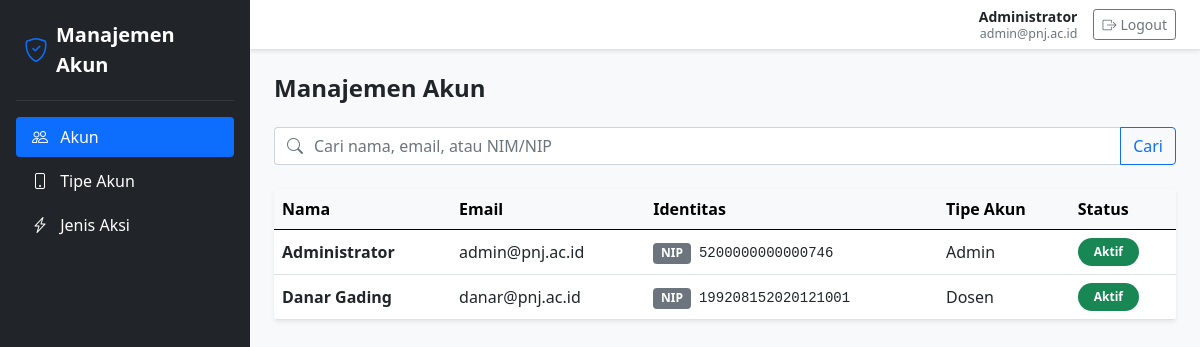
The app's page /pertemuan8/index.php?url=account (signed in) with its own data.
### tables this page shows
CREATE TABLE IF NOT EXISTS `accounts` (
    `id` CHAR(36) NOT NULL,
    `name` VARCHAR(128) NOT NULL,
    `email` VARCHAR(128) NOT NULL,
    `password` TEXT NOT NULL,
    `account_type_id` CHAR(36) NULL,
    `status` VARCHAR(128) NOT NULL,
    `identification_number` VARCHAR(128) NOT NULL,
    `identification_type` ENUM('NIM', 'NIP') NOT NULL,
    `created_at` DATETIME NOT NULL DEFAULT CURRENT_TIMESTAMP,
    `updated_at` DATETIME NOT NULL DEFAULT CURRENT_TIMESTAMP ON UPDATE CURRENT_TIMESTAMP,
    `deleted_at` DATETIME NULL DEFAULT NULL,
    PRIMARY KEY (`id`),
    UNIQUE KEY `uq_accounts_identification_number` (`identification_number`),
    CONSTRAINT `fk_accounts_account_type` 
        FOREIGN KEY (`account_type_id`) 
        REFERENCES `account_type` (`id`) 
        ON DELETE SET NULL 
        ON UPDATE CASCADE
);

CREATE TABLE IF NOT EXISTS `account_type` (
    `id` CHAR(36) NOT NULL,
    `name` VARCHAR(128) NOT NULL,
    `description` TEXT NULL,
    `created_at` DATETIME NOT NULL DEFAULT CURRENT_TIMESTAMP,
    `updated_at` DATETIME NOT NULL DEFAULT CURRENT_TIMESTAMP ON UPDATE CURRENT_TIMESTAMP,
    `deleted_at` DATETIME NULL DEFAULT NULL,
    PRIMARY KEY (`id`)
);

### pertemuan8/app/Controllers/AccountController.php (called while the page is built, shortened)
<?php
require_once __DIR__ . '/../../core/Controller.php';
class AccountController extends Controller {
    public function index() {
        $keyword = trim($_GET['q'] ?? '');
        $accountModel = $this->model('Account');
        $accounts = $accountModel->getAccounts($keyword);
        $flash = $_SESSION['flash'] ?? null;
        $data = [
            'title' => 'Manajemen Akun',
            'activeMenu' => 'account',
            'accounts' => $accounts,
            'keyword' => $keyword,
            'flash' => $flash,
            'isAdmin' => $this->isAdmin()
        ];
        $this->view('account/index', $data);
    }
}

### pertemuan8/core/Router.php (called while the page is built, shortened)
<?php
class Router {
    protected $method = 'index';
    public function __construct() {
        $url = $this->parseUrl();
        if (isset($url[0]) && !empty($url[0])) {
            $raw = strtolower(str_replace(['_', '-'], '', $url[0]));
            if ($raw === 'login' || $raw === 'auth') {
                $controllerName = 'AuthController';
            } elseif ($raw === 'accounttype') {
                $controllerName = 'AccountTypeController';
            } else {
                $controllerName = ucfirst($url[0]) . 'Controller';
            }
            if (file_exists(__DIR__ . '/../app/Controllers/' . $controllerName . '.php')) {
                unset($url[0]);
            } else {
                $this->render404();
                return;
            }
        }
        $this->controller = new $this->controller;
        $this->params = $url ? array_values($url) : [];
        call_user_func_array([$this->controller, $this->method], $this->params);
    }
    private function parseUrl() {
        if (isset($_GET['url'])) {
            $url = rtrim($_GET['url'], '/');
            $url = filter_var($url, FILTER_SANITIZE_URL);
            return explode('/', $url);
        }
        return [];
    }
}

### pertemuan8/index.php (called while the page is built, shortened)
<?php
require_once __DIR__ . '/core/Router.php';
require_once __DIR__ . '/core/Controller.php';
require_once __DIR__ . '/core/Model.php';
$app = new Router();

### pertemuan8/core/Model.php (called while the page is built, shortened)
<?php
class Model {
    public function __construct() {
        $dsn = "mysql:host=" . DB_HOST . ";dbname=" . DB_NAME . ";charset=" . DB_CHARSET;
        $options = [
            PDO::ATTR_ERRMODE            => PDO::ERRMODE_EXCEPTION,
            PDO::ATTR_DEFAULT_FETCH_MODE => PDO::FETCH_ASSOC,
            PDO::ATTR_EMULATE_PREPARES   => false,
        ];
        try {
            $this->db = new PDO($dsn, DB_USER, DB_PASS, $options);
        } catch (\PDOException $e) {
            $this->db = null;
        }
    }
}

### pertemuan8/app/Models/Account.php (called while the page is built, shortened)
<?php
require_once __DIR__ . '/../../core/Model.php';
class Account extends Model {
    public function getAccounts($keyword = '') {
        try {
            $sql = "SELECT a.*, t.name as account_type_name
                    FROM accounts a
                    LEFT JOIN account_type t ON a.account_type_id = t.id
                    WHERE a.deleted_at IS NULL";
            $params = [];
            $sql .= " ORDER BY a.created_at DESC";
            $stmt = $this->db->prepare($sql);
            $stmt->execute($params);
            return $stmt->fetchAll();
        } catch (\PDOException $e) {
            return [];
        }
    }
}

### pertemuan8/app/Views/account/index.php (the view, shortened to what this page needs)
<div class="d-flex justify-content-between align-items-center mb-4">
    <h2 class="h4 mb-0 fw-bold text-dark">Manajemen Akun</h2>
</div>
<form method="GET" action="<?= BASE_URL ?>index.php" class="mb-4">
    <div class="input-group">
        <span class="input-group-text bg-white border-end-0 text-muted">
            <i class="bi bi-search"></i>
        </span>
        <input
            type="text"
            name="q"
            class="form-control border-start-0 ps-0"
            placeholder="Cari nama, email, atau NIM/NIP"
            value="<?= htmlspecialchars($keyword ?? '') ?>"
            autocomplete="off"
        >
        <button type="submit" class="btn btn-outline-primary">Cari</button>
    </div>
</form>
<div class="card shadow-sm border-0 overflow-hidden">
    <div class="table-responsive">
        <table class="table table-hover align-middle mb-0">
            <thead class="table-light">
                <tr>
                    <th class="fw-bold">Nama</th>
                    <th class="fw-bold">Email</th>
                    <th class="fw-bold">Identitas</th>
                    <th class="fw-bold">Tipe Akun</th>
                    <th class="fw-bold">Status</th>
                </tr>
            </thead>
            <tbody>
                <?php if (!empty($accounts)): ?>
                    <?php foreach ($accounts as $acc): ?>
                    <tr>
                        <td class="fw-bold text-dark"><?= htmlspecialchars($acc['name']) ?></td>
                        <td><?= htmlspecialchars($acc['email']) ?></td>
                        <td>
                            <span class="badge bg-secondary me-1"><?= htmlspecialchars($acc['identification_type']) ?></span>
                            <span class="small font-monospace"><?= htmlspecialchars($acc['identification_number']) ?></span>
                        </td>
                        <td><?= htmlspecialchars($acc['account_type_name'] ?? 'User') ?></td>
                        <td>
                            <?php if (strtolower($acc['status']) === 'aktif' || strtolower($acc['status']) === 'active'): ?>
                                <span class="badge rounded-pill bg-success px-3 py-2">Aktif</span>
                            <?php else: ?>
                                <span class="badge rounded-pill bg-danger px-3 py-2"><?= htmlspecialchars($acc['status']) ?></span>
                            <?php endif; ?>
                        </td>
                    </tr>
                    <?php endforeach; ?>
                <?php endif; ?>
            </tbody>
        </table>
    </div>
</div>

### pertemuan8/core/Controller.php (shortened to what this page needs)
<?php
class Controller {
    public function model($model) {
        return new $model();
    }
    public function view($view, $data = []) {
        extract($data);
        $viewFile = __DIR__ . '/../app/Views/' . $view . '.php';
        if (file_exists($viewFile)) {
            $contentView = $viewFile;
            require_once __DIR__ . '/../app/Views/layouts/main.php';
        } else {
            die("Berkas view tidak ditemukan: " . $viewFile);
        }
    }
}

### pertemuan8/app/Views/layouts/main.php (shortened to what this page needs)
<!DOCTYPE html>
<html lang="id">
<head>
    <link rel="stylesheet" href="<?= BASE_URL ?>bootstrap-5.0.2-dist/css/bootstrap.min.css">
    <link rel="stylesheet" href="https://cdn.jsdelivr.net/npm/bootstrap-icons@1.11.3/font/bootstrap-icons.min.css">
</head>
<body class="bg-light">
    <div class="d-flex min-vh-100">
        <?php require_once __DIR__ . '/sidebar.php'; ?>
        <div class="d-flex flex-column flex-grow-1 w-100 min-vh-100 overflow-hidden">
            <?php require_once __DIR__ . '/navbar.php'; ?>
            <main class="container-fluid p-4 flex-grow-1">
                <?php
                if (isset($contentView) && file_exists($contentView)) {
                    require_once $contentView;
                }
                ?>
            </main>
        </div>
    </div>
</body>
</html>

### pertemuan8/app/Views/layouts/sidebar.php
<nav class="d-flex flex-column flex-shrink-0 p-3 bg-dark text-white" style="width: 250px; min-height: 100vh;">
    <a href="<?= BASE_URL ?>index.php?url=account" class="d-flex align-items-center mb-3 mb-md-0 me-md-auto text-white text-decoration-none px-2 py-1">
        <i class="bi bi-shield-check fs-4 text-primary me-2"></i>
        <span class="fs-5 fw-bold">Manajemen Akun</span>
    </a>
    <hr class="text-secondary my-3">
    <ul class="nav nav-pills flex-column mb-auto gap-1">
        <li class="nav-item">
            <a href="<?= BASE_URL ?>index.php?url=account" class="nav-link text-white <?= (isset($activeMenu) && $activeMenu === 'account') ? 'active bg-primary' : 'opacity-75' ?>">
                <i class="bi bi-people me-2"></i>
                <span>Akun</span>
            </a>
        </li>
        <li class="nav-item">
            <a href="<?= BASE_URL ?>index.php?url=accountType" class="nav-link text-white <?= (isset($activeMenu) && $activeMenu === 'account_type') ? 'active bg-primary' : 'opacity-75' ?>">
                <i class="bi bi-phone me-2"></i>
                <span>Tipe Akun</span>
            </a>
        </li>
        <li class="nav-item">
            <a href="<?= BASE_URL ?>index.php?url=action" class="nav-link text-white <?= (isset($activeMenu) && $activeMenu === 'action') ? 'active bg-primary' : 'opacity-75' ?>">
                <i class="bi bi-lightning-charge me-2"></i>
                <span>Jenis Aksi</span>
            </a>
        </li>
    </ul>
</nav>

### pertemuan8/app/Views/layouts/navbar.php
<header class="navbar navbar-expand bg-white border-bottom shadow-sm px-4 py-2">
    <div class="container-fluid p-0 justify-content-end">
        <div class="d-flex align-items-center gap-3">
            <div class="text-end lh-sm">
                <div class="fw-bold small text-dark"><?= isset($_SESSION['user_name']) ? htmlspecialchars($_SESSION['user_name']) : 'Administrator' ?></div>
                <div class="text-muted" style="font-size: 0.78rem;"><?= isset($_SESSION['user_email']) ? htmlspecialchars($_SESSION['user_email']) : 'admin@pnj.ac.id' ?></div>
            </div>
            <a href="<?= BASE_URL ?>index.php?url=auth/logout" class="btn btn-outline-secondary btn-sm d-flex align-items-center gap-1">
                <i class="bi bi-box-arrow-right"></i>
                <span>Logout</span>
            </a>
        </div>
    </div>
</header>

### records on screen
accounts: name "Administrator", email "admin@pnj.ac.id", identification_type "NIP", identification_number "5200000000000746", account_type.name "Admin", status "Aktif"
accounts: name "Danar Gading", email "danar@pnj.ac.id", identification_type "NIP", identification_number "199208152020121001", account_type.name "Dosen", status "Aktif"

### other values on screen
$_SESSION['user_name'] "Administrator"
$_SESSION['user_email'] "admin@pnj.ac.id"
